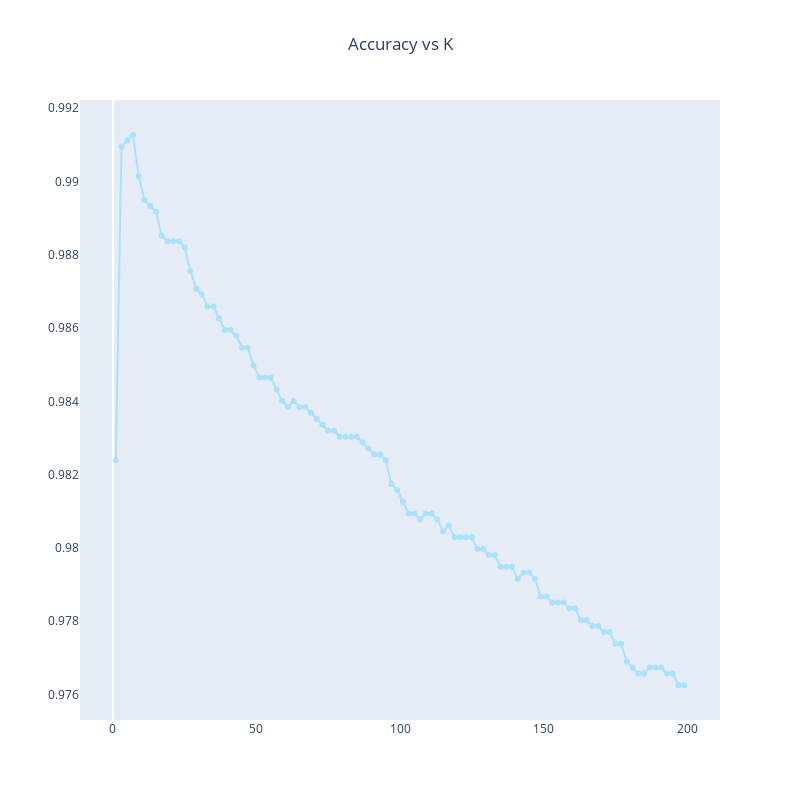

Notebook code cell kept with this figure:
### Code cell
fig = go.Figure()
fig.add_trace(
    go.Scatter(
        x=[i[0] for i in l],
        y=[i[1] for i in l],
        mode="lines+markers",
        marker_color="rgb(171, 226, 251)",
    )
)
fig.update_layout(
    title="Accuracy vs K",
    title_x=0.5,
    width=800,
    height=800,
    xaxis_showgrid=False,
    yaxis_showgrid=False,
)
fig.show()
